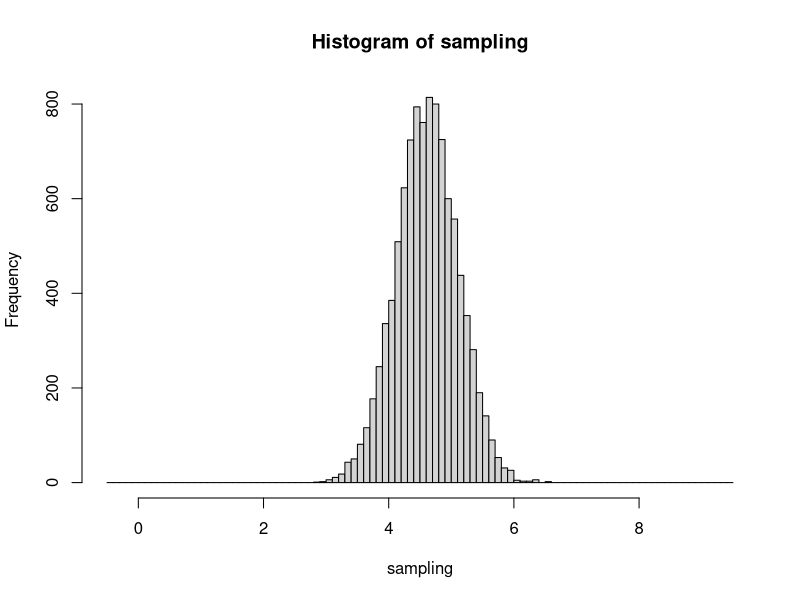

This chart was generated by the following R code:
random <- function(x) {
  n <- runif(1, 0.0, 1.0)
  return (n[1])
}

n <- rnorm(1, mean=5.0, sd=2.0)
data <- rnorm(10, mean=n[1], sd=2.0)

cat("data D, taken from Normal distribution (mean= ", n[1], ", sd=2.0)\n\n")
data
summary(data)
cat("\n")

# log p(D|m)
likelihood <- function(m) {
  return (sum(log(dnorm(data, mean=m, sd=2.0))))
}
# log p(m)
probP <- function(m) {
  return (log(dnorm(m, mean=5.0, sd=1.0)))
} 
# log p(D|m)p(m)
eval <- function(m) {
  return (likelihood(m) + probP(m))
}

mean <- 10.0 * random()
prevEval <- eval(mean)
res <- 1:10999
i <- 1

while (i < 11000) {
  newMean <- random() + mean - 0.5 
  newEval <- eval(newMean)
  r <- newEval - prevEval
 
  if (prevEval < newEval || log(random()) < r) {
    prevEval = newEval
    mean = newMean
    res[i] <- newMean
    i <- i + 1
  }
}
# p(m|D)
sampling <- tail(res, n=10000)
summary(sampling)
hist(sampling, breaks=seq(-0.5, 9.5, 0.1))
